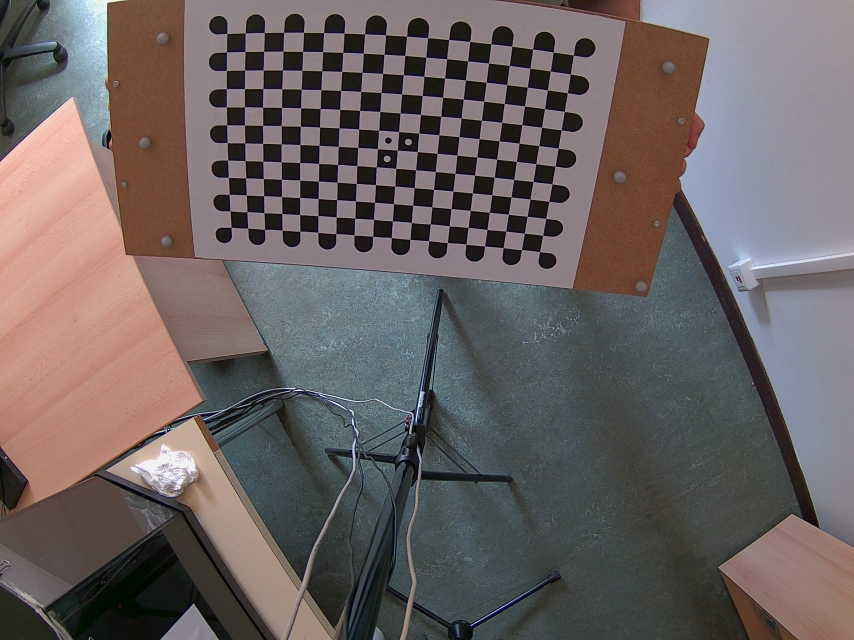
#> input picture PFG/Codigo_TFM/Calibration/Cam_sup_d/cam_sup_r_fig_1.jpg, 2560 x 1920 px, found by its file name (shown at 1/3 size)
$ python my_undistort.py
#> lines starting #> are read from the running program, lines starting #| are printed output that depends on the picture; long printed decimals are rounded
import numpy as np
import cv2 as cv
import os

cam = 'Cam_sup_d'

# termination criteria
criteria = (cv.TERM_CRITERIA_EPS + cv.TERM_CRITERIA_MAX_ITER, 100000, 0.000001)

# prepare object points, like (0,0,0), (1,0,0), (2,0,0) ....,(6,5,0)
objp = np.zeros((12*18,3), np.float32)*0.025
objp[:,:2] = np.mgrid[0:12,0:18].T.reshape(-1,2)

# Arrays to store object points and image points from all the images.
objpoints = [] # 3d point in real world space
imgpoints = [] # 2d points in image plane.
images = os.listdir(f'./Calibration/{cam}')

"""
for fname in images:
    if fname.endswith('.jpg'):
        print(f'./Calibration/{cam}/{fname}')
        img = cv.imread(f'./Calibration/{cam}/{fname}')

        gray = cv.cvtColor(img, cv.COLOR_BGR2GRAY)
        # Find the chess board corners
        ret, corners = cv.findChessboardCorners(gray, (18,12), None)
        print(ret)
        # If found, add object points, image points (after refining them)
        if ret == True:
            objpoints.append(objp)
            corners2 = cv.cornerSubPix(gray,corners, (11,11), (-1,-1), criteria)
            imgpoints.append(corners2)
            # Draw and display the corners
            cv.drawChessboardCorners(img, (18,12), corners2, ret)
            dim = (int(img.shape[1] * 50 / 100), int(img.shape[0] * 50 / 100))
            img = cv.resize(img, dim, interpolation = cv.INTER_AREA)
            cv.imshow('img', img)
            cv.waitKey(0)
            print(fname)
    cv.destroyAllWindows()
"""

for fname in images:
    if fname.endswith('.jpg'):
        print(f'./Calibration/{cam}/{fname}')
        img = cv.imread(f'./Calibration/{cam}/{fname}')
#> img is the input picture: shape (1920, 2560, 3); mean B, G, R 97.5, 97.7, 105.9

        gray = cv.cvtColor(img, cv.COLOR_BGR2GRAY)
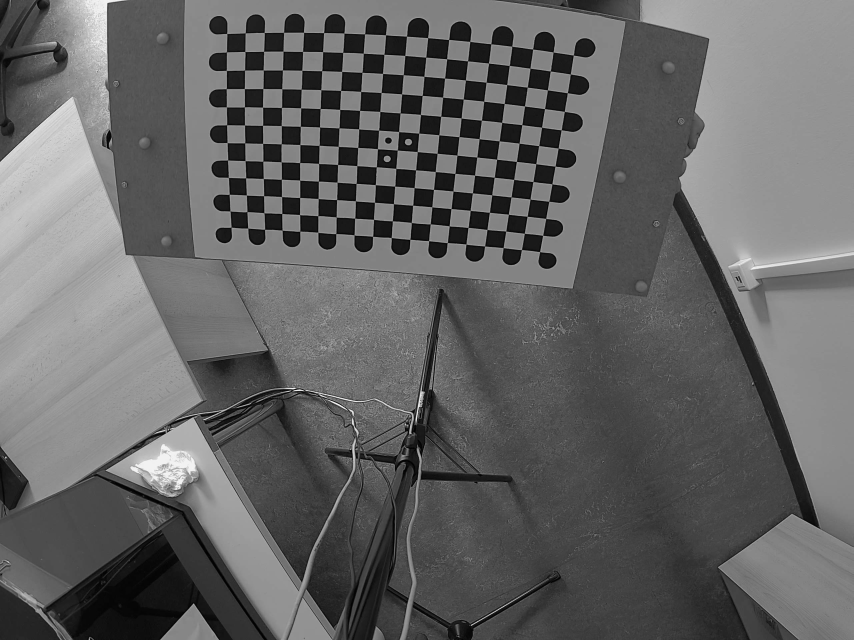
#> gray: shape (1920, 2560) (shown at 1/3 size); min 0, max 255, mean 100.1
        # Find the chess board corners
        ret, corners = cv.findChessboardCornersSB(gray, (12, 18), None, cv.CALIB_CB_EXHAUSTIVE | cv.CALIB_CB_ACCURACY | cv.CALIB_CB_LARGER | cv.CALIB_CB_MARKER)
#> ret = True; corners = 216 rows, first 8: [681.5, 101.4], [680.4, 156.9], [680, 212.2], [679.8, 267.1], [680, 321.8], [681, 375.4], [682.3, 428.9], [684, 481.1]
        print(ret)
#| True
        # If found, add object points, image points (after refining them)
        if ret == True:
            objpoints.append(objp)
            imgpoints.append(corners)
            # Draw and display the corners
            cv.drawChessboardCorners(img, (12,18), corners, ret)
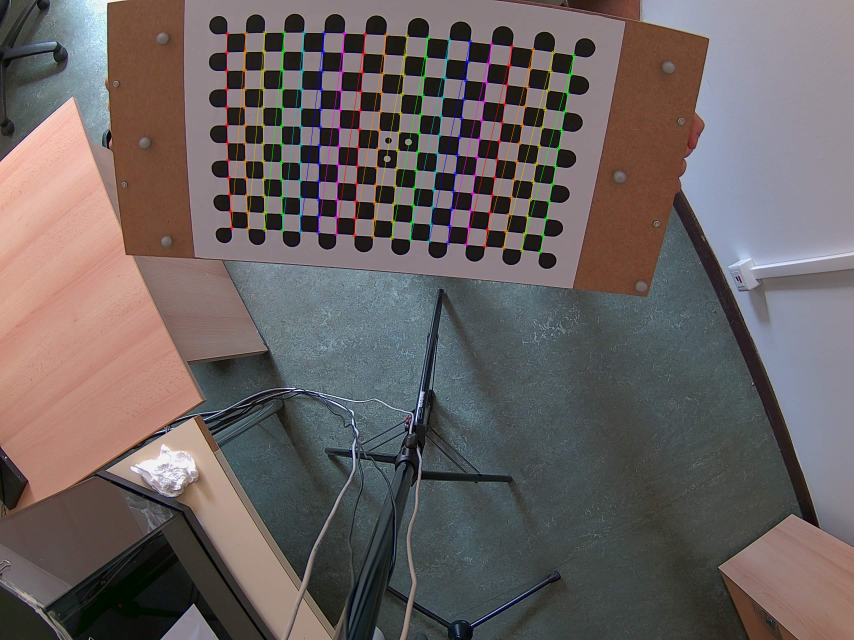
#> img: shape (1920, 2560, 3) (shown at 1/3 size); mean B, G, R 97.4, 98, 106.3
            dim = (int(img.shape[1] * 50 / 100), int(img.shape[0] * 50 / 100))
#> dim = (1280, 960)
            img = cv.resize(img, dim, interpolation = cv.INTER_AREA)
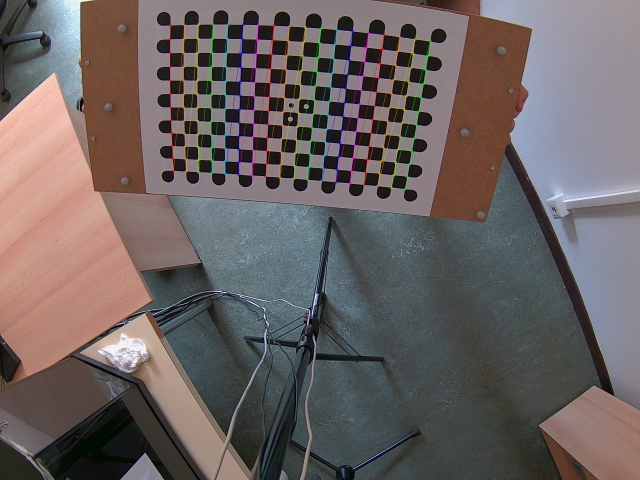
#> img: shape (960, 1280, 3) (shown at 1/2 size); mean B, G, R 97.5, 98.1, 106.4
            cv.imshow('img', img)
            cv.waitKey(0)
            print(fname)
    cv.destroyAllWindows()

 #Get camera parameters for undistorting
ret, mtx, dist, rvecs, tvecs = cv.calibrateCamera(objpoints, imgpoints, gray.shape[::-1], None, None)
#> ret = 0.276; mtx = [[1805, 0, 1349.2], [0, 1757.4, 1000.8], [0, 0, 1]]; dist = [[-0.359, 0.213, 0.000446, 2e-05, -0.0938]]; rvecs = ([-1.8, -1.99, -0.58],); tvecs = ([-10.98, -15.19, 25.23],)

print(F"RMS: {ret}")
#| RMS: 0.2763

#Save the parameters to CSV (To read back as a numpy array use np.loadtxt)
np.savetxt(f'Calibration/{cam}/mtx_{cam}.csv', mtx, delimiter=',')
np.savetxt(f'Calibration/{cam}/dist_{cam}.csv', dist, delimiter=',')

"""
#Refine camera parameters for the current image
img = cv.imread('./Calibration/Images/Lat 5-6-2023, 10-40-47.jpg')
h,  w = img.shape[:2]
newcameramtx, roi = cv.getOptimalNewCameraMatrix(mtx, dist, (w,h), 0, (w,h))

# undistort
dst = cv.undistort(img, mtx, dist, None, newcameramtx)
# crop the image
x, y, w, h = roi
dst = dst[y:y+h, x:x+w]
cv.imshow('calibrated image', dst)
cv.waitKey(500)
cv.imwrite('./Calibration/Chessboard/calibrate_result.jpg', dst)
"""
